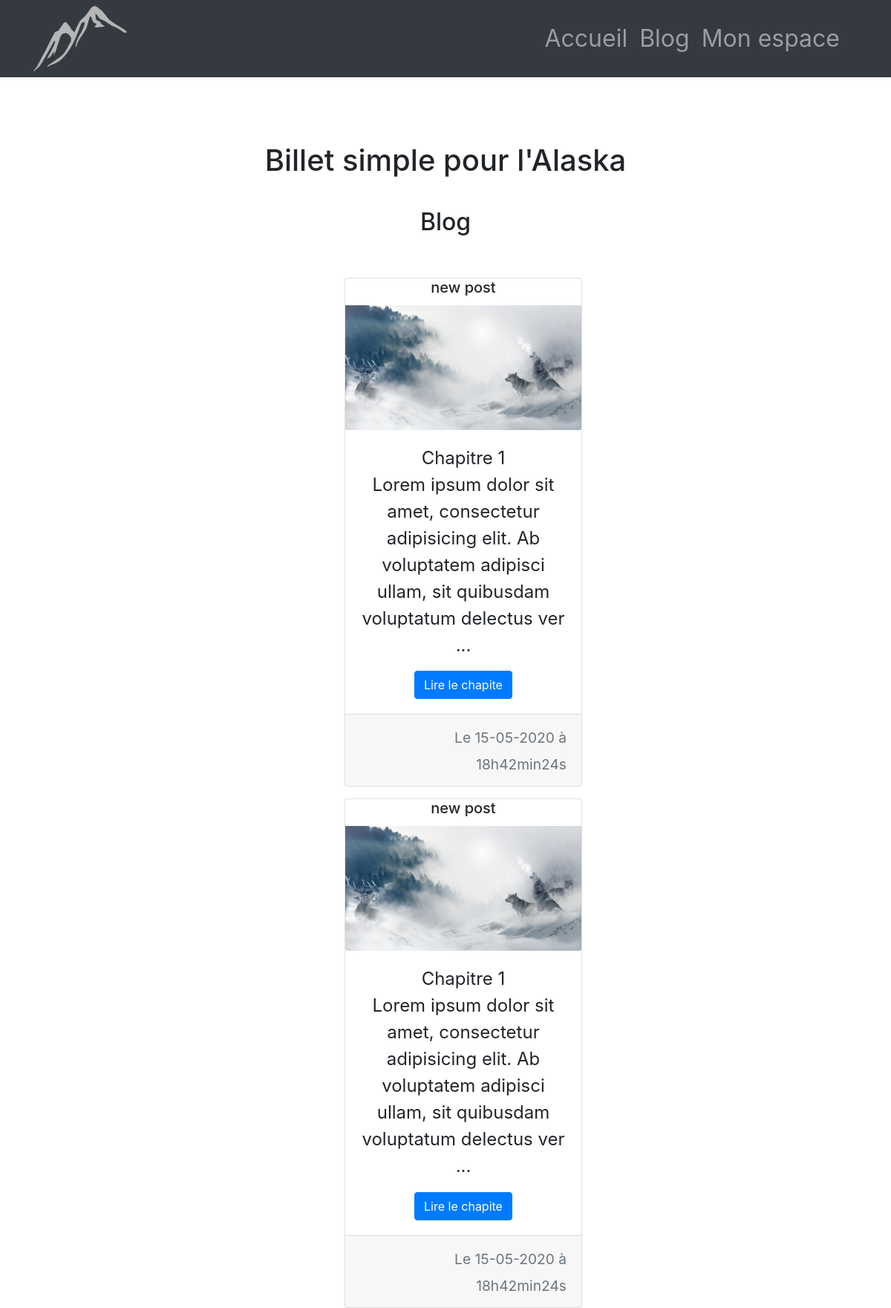
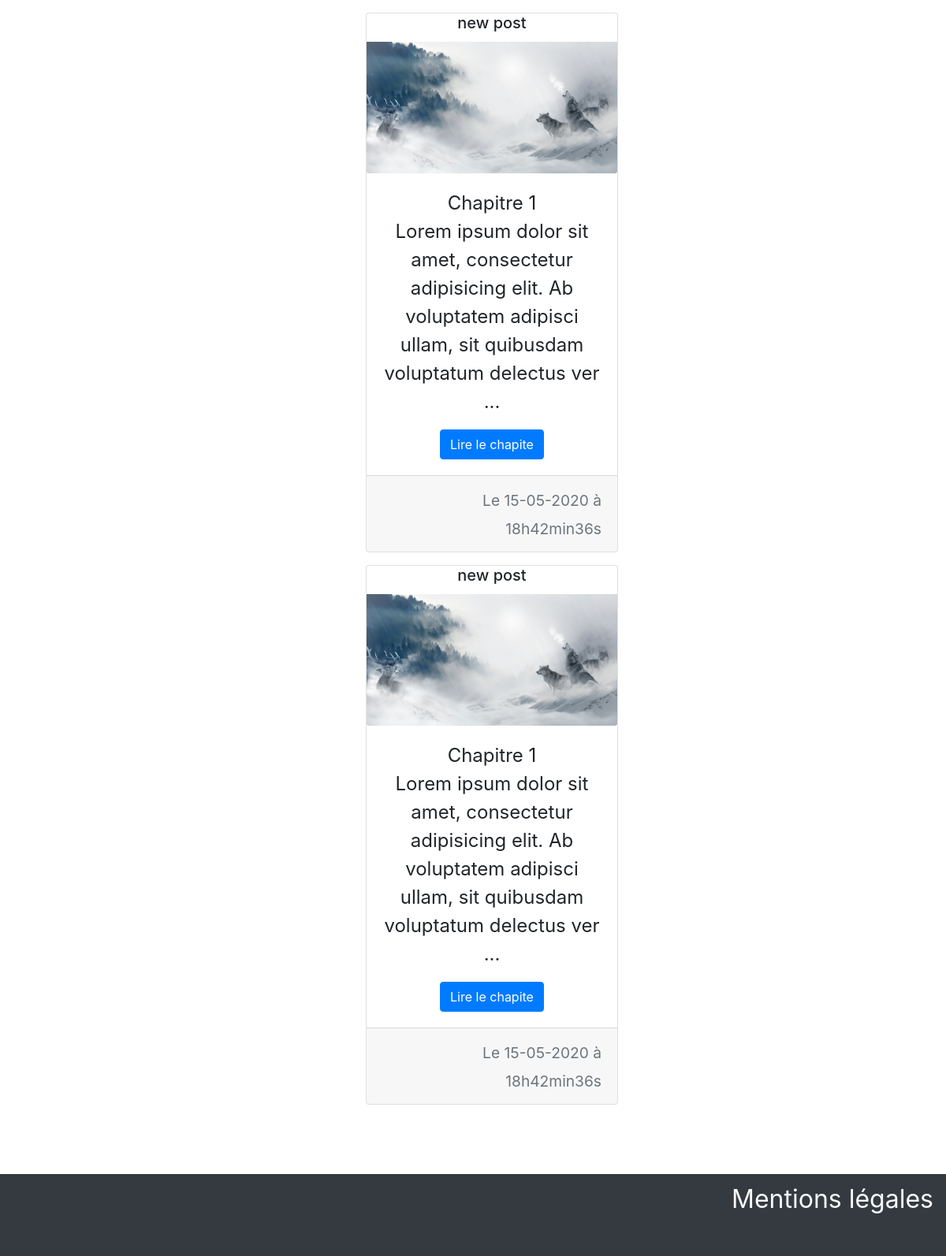
Page /articles on the earlier database version (2 pictures, top to bottom).
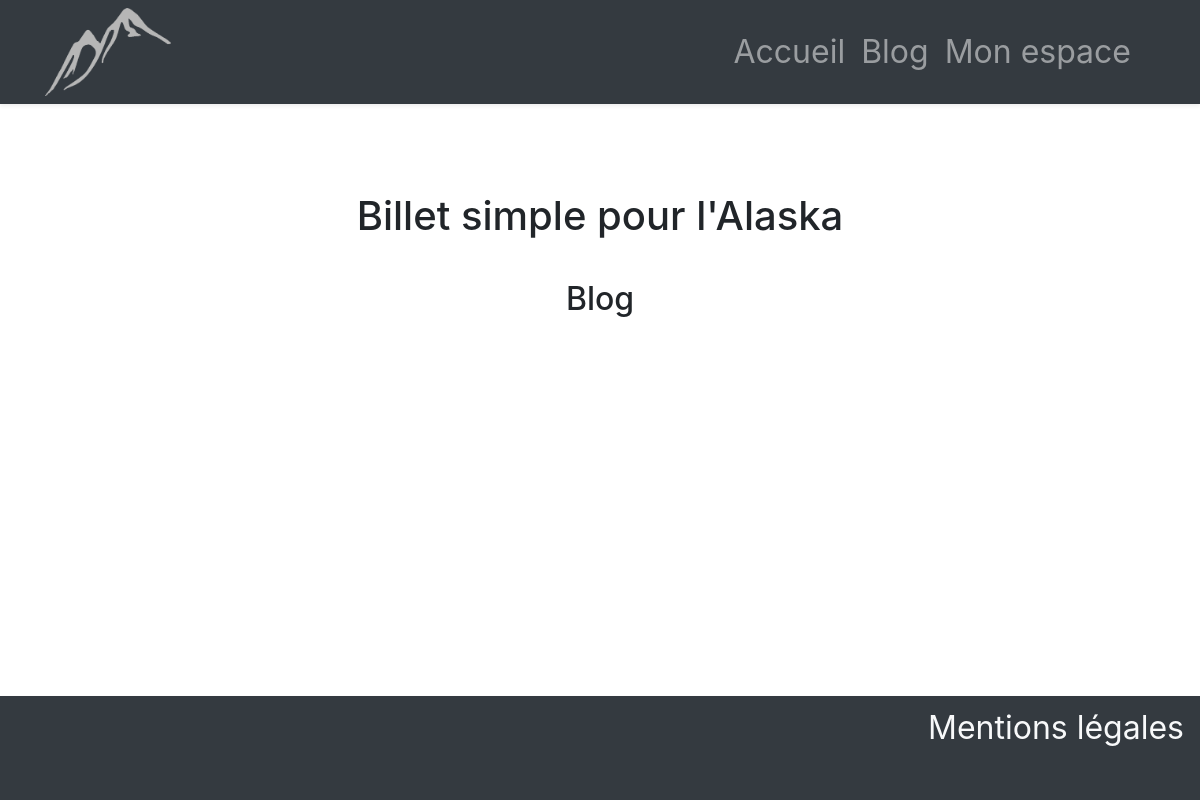
Same page on the later database version.
### tables this page shows
CREATE TABLE IF NOT EXISTS `posts` (
  `id` int(11) NOT NULL AUTO_INCREMENT,
  `title` varchar(255) NOT NULL,
  `content` text NOT NULL,
  `creationDate` datetime NOT NULL DEFAULT CURRENT_TIMESTAMP,
  `updateDate` datetime NOT NULL DEFAULT CURRENT_TIMESTAMP,
  `type` enum('published','draft') NOT NULL DEFAULT 'draft',
  `viewsNumber` int(11) NOT NULL DEFAULT '0',
  `pictureName` varchar(60) NOT NULL DEFAULT 'wolf.jpg',
  `chapterNumber` int(5) NOT NULL,
  PRIMARY KEY (`id`)
);

### Core/View.php (called while the page is built, shortened)
<?php
class View{
	protected $viewsPath;
	protected $template;
	public function render($view, $data = [], $script = []){
		extract($data);
		require($this->viewsPath . str_replace('.', '/', $view) . 'View.php');
		$content = ob_get_clean();
		require($this->viewsPath . 'templates/' . $this->template . '.php');
	}
	public function setViewsPath($viewsPath){
		$this->viewsPath = $viewsPath;
	}
	public function setTemplate($template){
		$this->template = $template;
	}
}

### App/Controllers/ArticlesController.php (called while the page is built, shortened)
<?php
class ArticlesController extends MyController {
	public function __construct($actionData) {
		$this->articlesManager = new ArticlesManager($this->dao, "posts", 'Entities\\Article');
	}
	public function indexAction() {
		$articles = $this->articlesManager->findAll();
		$this->view->render("blog", compact('articles'));
	}
}

### Public/index.php (called while the page is built, shortened)
<?php
require __DIR__ . "/../Vendors/Loader/SplClassLoader.php";
try {
	$app = new Router("Controllers\\");
} catch (Exception $e) {
	require "../App/Views/404.php";
}

### Vendors/Loader/SplClassLoader.php (called while the page is built, shortened)
<?php
class SplClassLoader
{
  private $_fileExtension = '.php';
  private $_namespace;
  private $_namespaceSeparator = '\\';
  public function __construct($ns = null, $includePath = null)
  {
    $this->_namespace = $ns;
    $this->_includePath = $includePath;
  }
  public function loadClass($className)
  {
    if (null === $this->_namespace || $this->_namespace.$this->_namespaceSeparator === substr($className, 0, strlen($this->_namespace.$this->_namespaceSeparator))) {
      $fileName = '';
      if (false !== ($lastNsPos = strripos($className, $this->_namespaceSeparator))) {
        $namespace = substr($className, 0, $lastNsPos);
        $className = substr($className, $lastNsPos + 1);
        $fileName = str_replace($this->_namespaceSeparator, DIRECTORY_SEPARATOR, $namespace) . DIRECTORY_SEPARATOR;
      }
      $fileName .= str_replace('_', DIRECTORY_SEPARATOR, $className) . $this->_fileExtension;
    }
  }
}

### Core/MyController.php (called while the page is built, shortened)
<?php
abstract class MyController extends Controller{
	public function __construct($actionData){
		$this->dao = DBFactory::getMysqlConnexionWithPDO();
	}
}

### Core/DBFactory.php (called while the page is built, shortened)
<?php
class DBFactory
{
    public static function getMysqlConnexionWithPDO()
    {
        return new \PDO('mysql:host=localhost;dbname=blogp4;charset=utf8', 'root', '', array(\PDO::ATTR_ERRMODE => \PDO::ERRMODE_EXCEPTION));
    }
}

### Core/Manager.php (called while the page is built, shortened)
<?php
abstract class Manager {
	protected $dao;
	protected $targetTable;
	protected $className;
	public function __construct($dao, $table, $className) {
		$this->dao = $dao;
		$this->targetTable = $table;
		$this->className = $className;
	}
	public function findAll() {
		$result = $this->dao->query("SELECT * from {$this->targetTable}");
		$result->setFetchMode(\PDO::FETCH_CLASS | \PDO::FETCH_PROPS_LATE, $this->className);
		return $result;
	}
}

### App/Models/Entities/Article.php (called while the page is built, shortened)
<?php
class Article extends Entity{
	protected $title;
	protected $content;
	protected $updateDate;
	protected $type;
	protected $pictureName;
	protected $chapterNumber;
	public function contentExcerpt($length)
	{
		$excerpt = substr($this->content, 0, $length);
		$excerpt = strip_tags($excerpt);
		return $excerpt . ' ...';
	}
	public function getFormatedUpdateDate(){
		return $this->formatDate($this->updateDate);
	}
	private function formatDate($date){
		return date('\L\e d-m-Y à H\hi\m\i\ns\s', strtotime($date));
	}
	public function title()
	{return $this->title;}
	public function type()
	{return $this->type;}
	public function pictureName()
	{return $this->pictureName;}
	public function chapterNumber()
	{return $this->chapterNumber;}
}

### Core/Entity.php (called while the page is built, shortened)
<?php
abstract class Entity{
	protected $id;
	public function id(){return $this->id; }
}

### App/Views/blogView.php (the view)
<section  id="blog">
	<h1>Billet simple pour l'Alaska</h1>
	<h2>Blog</h2>
	<div class="d-flex flex-wrap justify-content-center">
		<?php
		if(!empty($articles)):
			while($article = $articles->fetch()):
				if($article->type() == "published"):
					?>
					<div class="card ml-5 mt-3" style="width: 20rem;" >
						<h5 class="card-title"><?= $article->title();?></h5>
						<img class="card-img-bottom" src="/Public/images/<?= $article->pictureName();?>" alt="Card image cap">
						<div class="card-body">
							<span class="card-text">Chapitre <?= $article->chapterNumber(); ?></span>
							<p class="card-text"><?= $article->contentExcerpt(125)?></p>
							<a href="/articles/read/id/<?= $article->id() ?>" class="btn btn-primary">Lire le chapite</a>
						</div>
						<div class="card-footer text-right">
							<small class="text-muted"><?= $article->getformatedUpdateDate()  ?> </small>
						</div>
					</div>
					<?php
				endif;
			endwhile;
		else:
			?>
			<div class="alert alert-info" role="alert">
				Aucun article disponible pour le moment
			</div>
			<?php
		endif;
		?>
	</div>
</section>

### Core/Router.php (shortened to what this page needs)
<?php
class Router{
	private $controller = "HomeController";
	private $action = "indexAction";
	private $url;
	private $urlData;
	private $actionData;
	public function __construct($controllerNamespace){
		$this->url = trim($_SERVER['REQUEST_URI'], '/');
		$this->controllerNamespace = $controllerNamespace;
		$this->callControllerMethod($this->controllerNamespace);
	}
	public function parseUrl(){
		$this->urlData = explode('/', $this->url);
	}
	private function setControllerFromUrlData(){
		$this->controller = !empty($this->urlData[0])  ? ucfirst(strtolower($this->urlData[0])) . 'Controller' : $this->controller;
	}
	private function setActionFromUrlData(){
		$this->action = !empty($this->urlData[1])  ? lcfirst($this->urlData[1]) . 'Action' : $this->action;
	}
	private function setActionDataFromUrlData(){
		$this->actionData = new \stdClass();
		$this->actionData->post = $_POST;
	}
	private function callControllerMethod($controllerNamespace){
		$path = '../App/Controllers/'.$this->controller.'.php';
		if(file_exists($path)){
			$this->controller = new $controller($this->actionData);
			if(method_exists($this->controller, $this->action)){
				$action = $this->action;
				$this->controller->$action();
			}
			else{
				throw new \Exception("Page introuvable");
			}
		}else{
			throw new \Exception("Page introuvable");
		}
	}
}

### App/Views/templates/template.php (shortened to what this page needs)
<!doctype html>
<html lang="fr">
  <head>
    <link rel="stylesheet" href="https://stackpath.bootstrapcdn.com/bootstrap/4.3.1/css/bootstrap.min.css">
    <link rel="stylesheet" href="/Public/css/style.css">
  </head>
  <body>
  	<?php include __DIR__ . "/../inc/header.php";?>
  	<main>
  		<?=$content?>
  	</main>
	<?php include __DIR__ . "/../inc/footer.php";?>
  </body>
</html>

### App/Views/inc/header.php
<header id="header">
	<div class="navbar navbar-dark bg-dark shadow-sm">
		<div class="container d-flex justify-content-between">
			<img src="/Public/images/logo-menu.png" alt="logo Jean Forteroche">
			<nav class="navbar navbar-expand-lg navbar-light main-navigation">
				<ul class="navbar-nav mr-auto">
					<li class="nav-item">
						<a class="nav-link" href="/home">Accueil</a>
					</li>
					<li class="nav-item">
						<a class="nav-link" href="/articles">Blog</a>
					</li>
					<li class="nav-item">
						<a class="nav-link" href="/users">Mon espace</a>
					</li>
				</ul>
			</nav>
		</div>
	</div>
</header>

### App/Views/inc/footer.php
<footer id="footer" class="bg-dark shadow-sm">
	<a href="/legal" class="nav-link text-light">Mentions légales</a>
</footer>

### Public/css/style.css (style rules this page uses)
body { min-height: 100vh; position: relative; }
header#header, footer#footer { height: 6.5rem; }
header img { height: 5.5rem; }
header .main-navigation a { color: white; font-size: 2rem; }
footer#footer { margin-top: 2.5rem; font-size: 2rem; text-align: right; }
main { min-height: calc(100vh - 15.5rem) }
main > * { text-align: center; font-size: 1.5rem; margin: 0 auto; min-width: 320px; padding: 3rem 0; }
#article #read, { width: 80%; }
#homePresentation h1,#homePresentation h2, #blog h1,#blog h2, #inscription h1,#inscription h2 { margin: 2.5rem 0; text-align: center; }
#blog, #inscription, #connection, #profil { width: 60%; margin: 0 auto; min-width: 320px; }

Differences in the rows shown:
removed posts: title "new post", pictureName (picture), chapterNumber "1", content "Lorem ipsum dolor sit amet, consectetur adipisicing elit. Ab voluptatem adipisci ullam, sit quibusdam voluptatum delectus ver ...", updateDate "Le 15-05-2020 à 18h42min24s"
removed posts: title "new post", pictureName (picture), chapterNumber "1", content "Lorem ipsum dolor sit amet, consectetur adipisicing elit. Ab voluptatem adipisci ullam, sit quibusdam voluptatum delectus ver ...", updateDate "Le 15-05-2020 à 18h42min24s"
removed posts: title "new post", pictureName (picture), chapterNumber "1", content "Lorem ipsum dolor sit amet, consectetur adipisicing elit. Ab voluptatem adipisci ullam, sit quibusdam voluptatum delectus ver ...", updateDate "Le 15-05-2020 à 18h42min36s"
removed posts: title "new post", pictureName (picture), chapterNumber "1", content "Lorem ipsum dolor sit amet, consectetur adipisicing elit. Ab voluptatem adipisci ullam, sit quibusdam voluptatum delectus ver ...", updateDate "Le 15-05-2020 à 18h42min36s"
